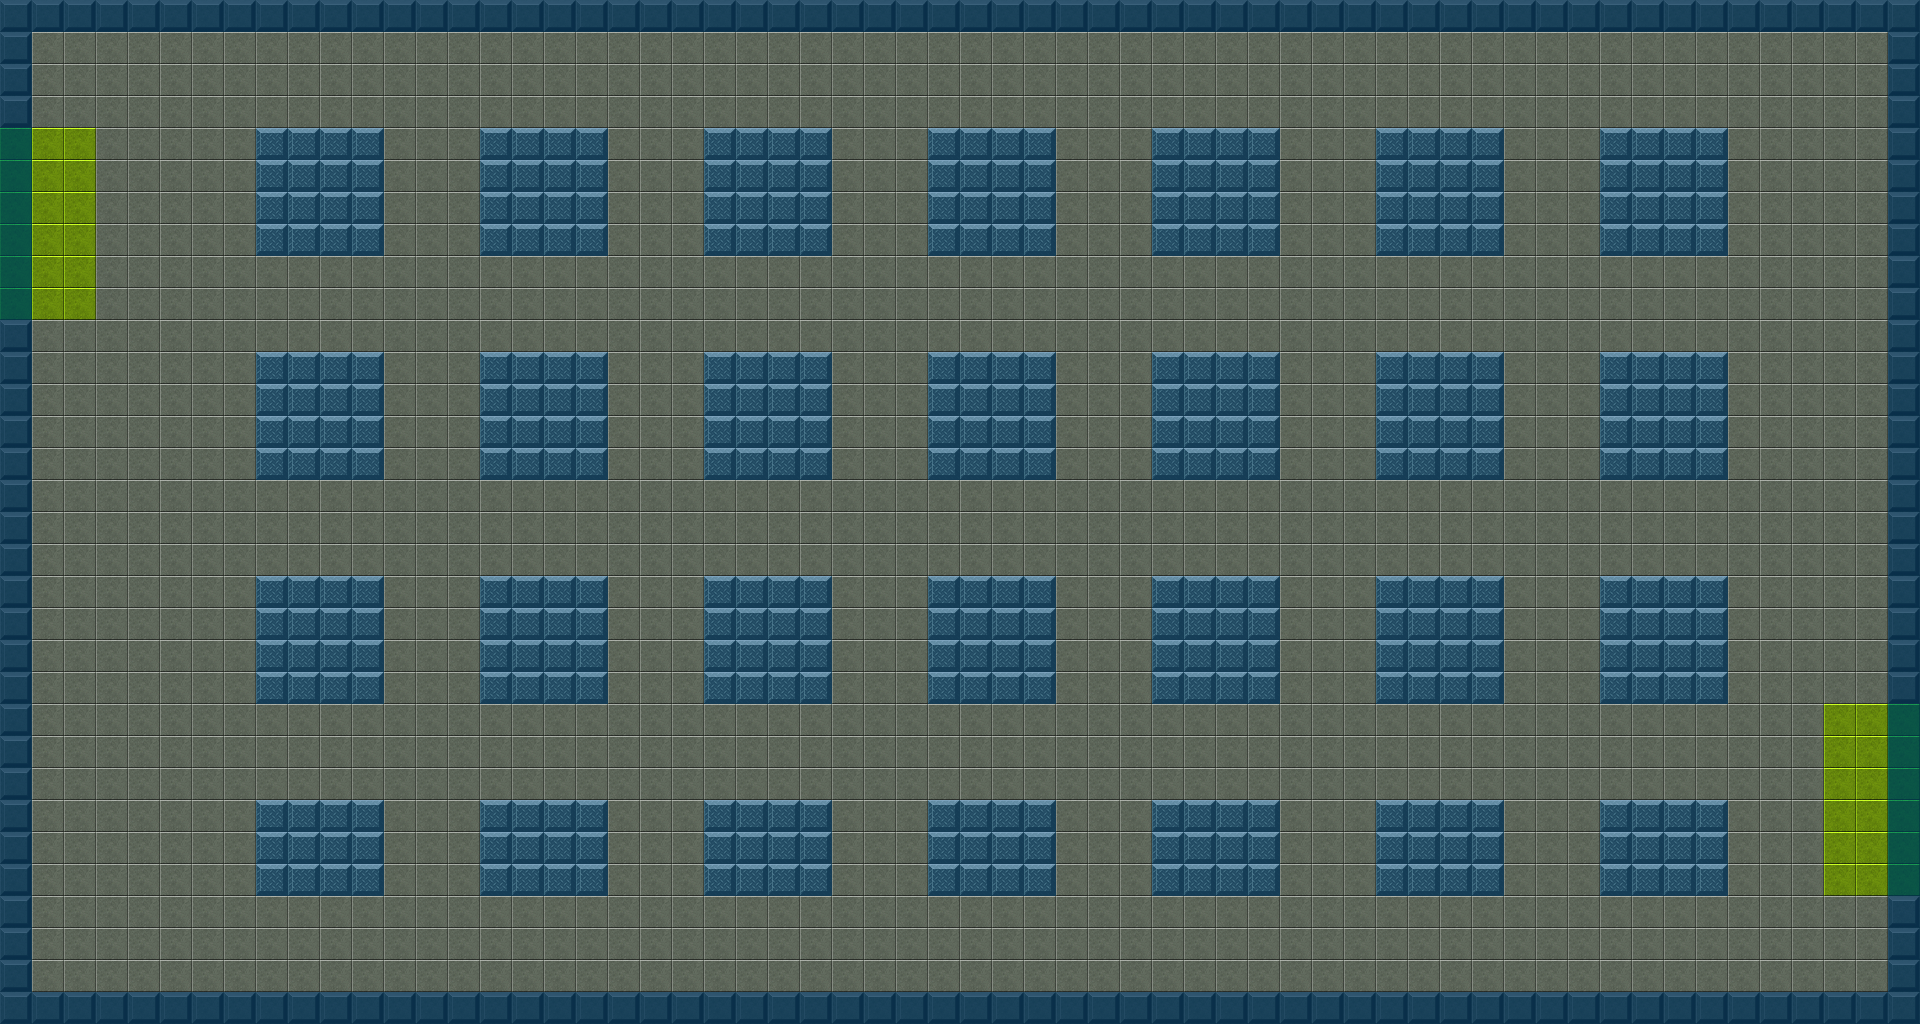

A 2D game scene composited from a Tiled map and its tileset images. What follows is a short description and the map's XML, with each tile layer's data collapsed to a summary:
An orthogonal 60x32 tile map with 32x32 px tiles, 2 tile layers (terrain, collision), 1 hidden layer not drawn, 3 tilesets and 45 objects (7x spawn_enemy, 3x spawn_player, 2x objectives_change_room).

<map version="1.2" tiledversion="1.3.5" orientation="orthogonal" renderorder="right-down" width="60" height="32" tilewidth="32" tileheight="32" infinite="0" nextlayerid="8" nextobjectid="82">
 <editorsettings>
  <export format="json" />
 </editorsettings>
 <tileset firstgid="1" name="floor" tilewidth="32" tileheight="32" tilecount="140" columns="14">
  <image source="../images/tilesets/scifi_floor.png" width="448" height="320" />
 </tileset>
 <tileset firstgid="141" name="collision_tiles" tilewidth="32" tileheight="32" tilecount="1" columns="1">
  <image source="../images/tilesets/collision.png" width="32" height="32" />
 </tileset>
 <tileset firstgid="142" name="heights" tilewidth="32" tileheight="32" tilecount="6" columns="6">
  <image source="../images/tilesets/heights.png" width="192" height="32" />
 </tileset>
 <layer id="1" name="terrain" width="60" height="32">
  <data>[1920 cells, 1920 non-empty, 5 distinct tile ids]</data>
 </layer>
 <layer id="7" name="height" width="60" height="32" visible="0">
  <data>[1920 cells, 1920 non-empty, 1 distinct tile ids]</data>
 </layer>
 <layer id="4" name="collision" width="60" height="32">
  <data>[1920 cells, 600 non-empty, 1 distinct tile ids]</data>
 </layer>
 <objectgroup id="5" name="navmesh" visible="0">
  <object id="48" x="224" y="928" width="1536" height="32" />
  <object id="50" x="224" y="64" width="1536" height="32" />
  <object id="51" x="64" y="64" width="160" height="896" />
  <object id="52" x="224" y="288" width="1536" height="32" />
  <object id="53" x="224" y="512" width="1536" height="32" />
  <object id="54" x="224" y="736" width="1536" height="32" />
  <object id="55" x="416" y="768" width="32" height="160" />
  <object id="56" x="640" y="768" width="32" height="160" />
  <object id="57" x="864" y="768" width="32" height="160" />
  <object id="58" x="1088" y="768" width="32" height="160" />
  <object id="59" x="1312" y="768" width="32" height="160" />
  <object id="60" x="1536" y="768" width="32" height="160" />
  <object id="64" x="416" y="544" width="32" height="192" />
  <object id="65" x="640" y="544" width="32" height="192" />
  <object id="66" x="864" y="544" width="32" height="192" />
  <object id="67" x="1088" y="544" width="32" height="192" />
  <object id="68" x="1312" y="544" width="32" height="192" />
  <object id="69" x="1536" y="544" width="32" height="192" />
  <object id="70" x="416" y="320" width="32" height="192" />
  <object id="71" x="640" y="320" width="32" height="192" />
  <object id="72" x="864" y="320" width="32" height="192" />
  <object id="73" x="1088" y="320" width="32" height="192" />
  <object id="74" x="1312" y="320" width="32" height="192" />
  <object id="75" x="1536" y="320" width="32" height="192" />
  <object id="76" x="416" y="96" width="32" height="192" />
  <object id="77" x="640" y="96" width="32" height="192" />
  <object id="78" x="864" y="96" width="32" height="192" />
  <object id="79" x="1088" y="96" width="32" height="192" />
  <object id="80" x="1312" y="96" width="32" height="192" />
  <object id="81" x="1536" y="96" width="32" height="192" />
  <object id="49" x="1760" y="64" width="96" height="896" />
 </objectgroup>
 <objectgroup id="3" name="entities">
  <object id="1" type="spawn_player" x="96" y="128">
   <properties>
    <property name="angle" type="float" value="0" />
   </properties>
   <point />
  </object>
  <object id="3" type="spawn_player" x="96" y="224">
   <properties>
    <property name="angle" type="float" value="0" />
   </properties>
   <point />
  </object>
  <object id="4" type="spawn_player" x="96" y="320">
   <properties>
    <property name="angle" type="float" value="0" />
   </properties>
   <point />
  </object>
  <object id="14" type="spawn_enemy" x="1760" y="160">
   <properties>
    <property name="angle" type="float" value="0" />
   </properties>
   <point />
  </object>
  <object id="15" type="spawn_enemy" x="672" y="192">
   <properties>
    <property name="angle" type="float" value="180" />
   </properties>
   <point />
  </object>
  <object id="16" type="spawn_enemy" x="1312" y="864">
   <properties>
    <property name="angle" type="float" value="180" />
   </properties>
   <point />
  </object>
  <object id="17" type="spawn_enemy" x="864" y="832">
   <properties>
    <property name="angle" type="float" value="180" />
   </properties>
   <point />
  </object>
  <object id="18" type="spawn_enemy" x="640" y="416">
   <properties>
    <property name="angle" type="float" value="90" />
   </properties>
   <point />
  </object>
  <object id="19" type="spawn_enemy" x="1312" y="608">
   <properties>
    <property name="angle" type="float" value="90" />
   </properties>
   <point />
  </object>
  <object id="27" type="spawn_enemy" x="1120" y="160">
   <properties>
    <property name="angle" type="float" value="180" />
   </properties>
   <point />
  </object>
 </objectgroup>
 <objectgroup id="6" name="objectives">
  <object id="20" type="objectives_change_room" x="32" y="128" width="64" height="192">
   <properties>
    <property name="target" value="Campaign_01_Room_001" />
   </properties>
  </object>
  <object id="23" type="objectives_change_room" x="1824" y="704" width="64" height="192">
   <properties>
    <property name="target" value="Campaign_01_Room_005" />
   </properties>
  </object>
  <object id="24" x="-192" y="256" />
  <object id="25" x="-192" y="256" />
 </objectgroup>
</map>
